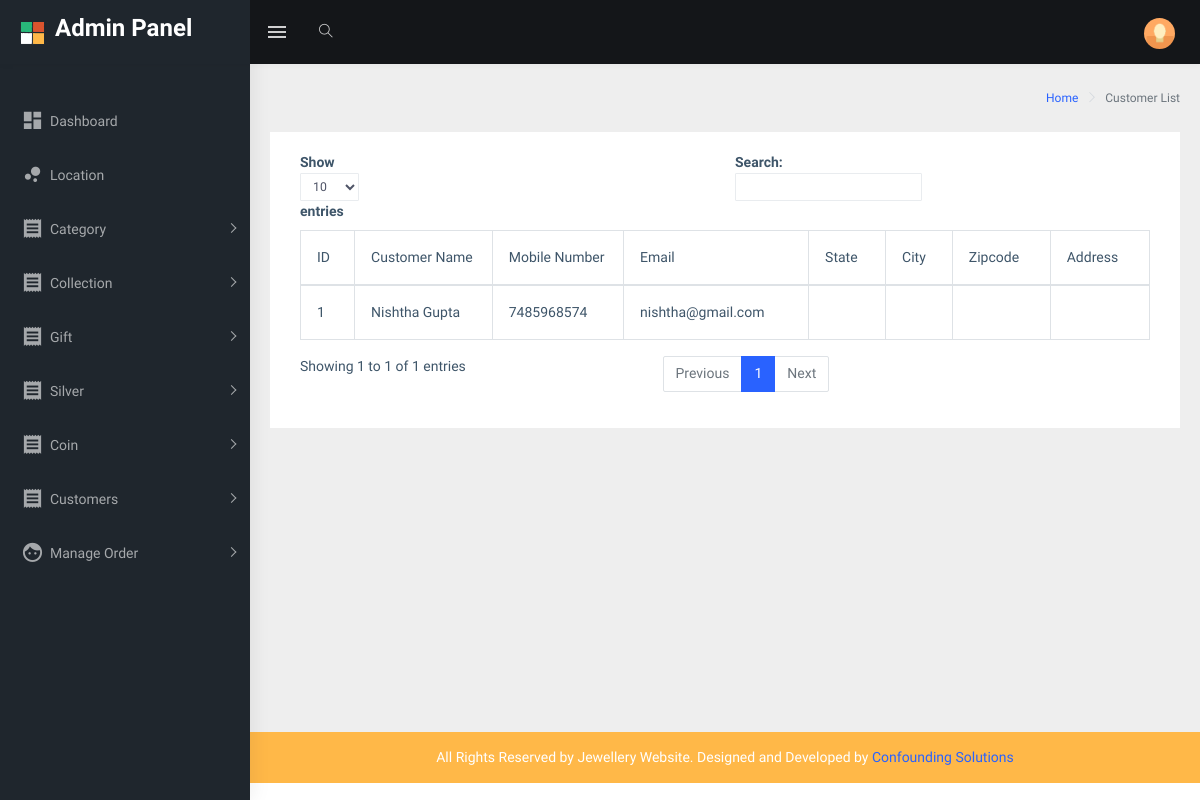
The page /admin/customer_list on the database as committed earlier.
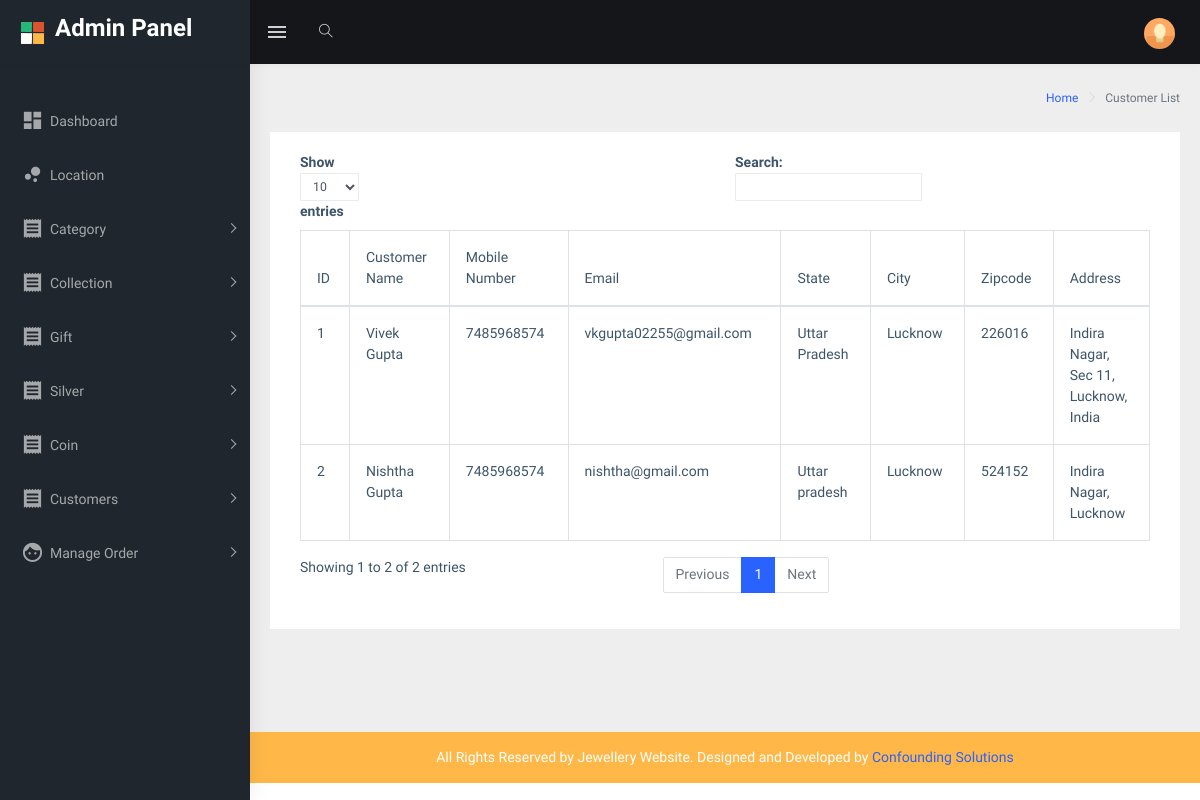
The same page on the database as committed later.
### tables this page shows
CREATE TABLE `customers` (
  `id` int(11) NOT NULL,
  `name` varchar(255) NOT NULL,
  `mobno` varchar(55) NOT NULL,
  `email` varchar(255) NOT NULL,
  `password` varchar(55) NOT NULL,
  `state` varchar(255) NOT NULL,
  `city` varchar(255) NOT NULL,
  `zipcode` varchar(255) NOT NULL,
  `address` varchar(255) NOT NULL,
  `image` varchar(255) NOT NULL,
  `distributor` varchar(255) NOT NULL
);

### application/controllers/Admin.php (called while the page is built, shortened)
<?php
class Admin extends CI_Controller {
	public function __construct()
	{
		$this->load->model('Admin_model','model');
	}
	public function customer_list()
	{
		$data['customer_list']=$this->model->customer_list();
		$this->load->view('admin/header');
		$this->load->view('admin/sidebar');
		$this->load->view('admin/customer_list',$data);
		$this->load->view('admin/footer');
	}
}

### index.php (called while the page is built, shortened)
<?php
require_once BASEPATH.'core/CodeIgniter.php';

### application/models/Admin_model.php (called while the page is built, shortened)
<?php
class Admin_model extends CI_model
{
	public function customer_list()
	{
		$this->db->order_by('id','DESC');
		return $this->db->get('customers')->result();
	}
}
?>

### application/views/admin/customer_list.php (the view, shortened to what this page needs)
<div class="page-wrapper">
            <div class="page-breadcrumb">
                <div class="row">
                    <div class="col-12 d-flex no-block align-items-center">
                        <div class="ml-auto text-right">
                            <nav aria-label="breadcrumb">
                                <ol class="breadcrumb">
                                    <li class="breadcrumb-item"><a href="#">Home</a></li>
                                    <li class="breadcrumb-item active" aria-current="page">Customer List</li>
                                </ol>
                            </nav>
                        </div>
                    </div>
                </div>
            </div>
            <div class="container-fluid">
                <div class="row">
                    <div class="col-12">
                        <div class="card">
                            <div class="card-body">
                                <div class="table-responsive">
                                    <table id="zero_config" class="table table-hover table-bordered">
                                        <thead>
                                            <tr>
                                                <th>ID</th>
                                                <th>Customer Name</th>
                                                <th>Mobile Number</th>
                                                <th>Email</th>
                                                <th>State</th>
                                                <th>City</th>
                                                <th>Zipcode</th>
                                                <th>Address</th>
                                            </tr>
                                        </thead>
                                        <tbody>
                                            <?php
                                            $i=1;
                                            foreach ($customer_list as $key): ?>
                                              <tr>
                                                <td><?php echo $i; ?></td>
                                                <td><?php echo $key->name; ?></td>
                                                <td><?php echo $key->mobno; ?></td>
                                                <td><?php echo $key->email; ?></td>
                                                <td><?php echo $key->state; ?></td>
                                                <td><?php echo $key->city; ?></td>
                                                <td><?php echo $key->zipcode; ?></td>
                                                <td><?php echo $key->address; ?></td>
                                            <?php $i++;endforeach ?>
                                        </tbody>
                                    </table>
                                </div>
                            </div>
                        </div>
                    </div>
                </div>
            </div>

Rows that differ between the two databases and show on the page:
added customers: name "Vivek Gupta", mobno "7485968574", email "vkgupta02255@gmail.com", state "Uttar Pradesh", city "Lucknow", zipcode "226016", address "Indira Nagar, Sec 11, Lucknow, India"
changed customers "Nishtha Gupta": state (not shown) → "Uttar pradesh"; city (not shown) → "Lucknow"; zipcode (not shown) → "524152"; address (not shown) → "Indira Nagar, Lucknow"
Other text that changed with them:
text written by a page script: "Show entries Search: Showing 1 to 1 of 1 entries Previous 1 Next" → "Show entries Search: Showing 1 to 2 of 2 entries Previous 1 Next"
